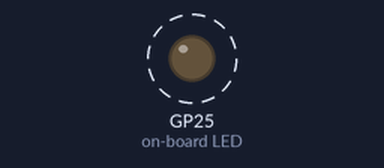
A program run on a simulated Raspberry Pi Pico running MicroPython. Shown: output pins drawn as LEDs (lit = HIGH). Dashed ring = blinking.

Above: at 0.05 s.
Timing chart, 0 to 4.7 s (numbered marks = the images above):
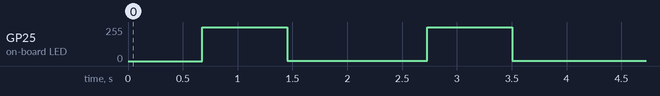

The program:

pwm_basic.py
```python
from machine import Pin, PWM; P = Pin
from utime import sleep_ms

# Define the PWM LED as the Built IN LED Pin
led = PWM(P(25))
# Set the Frequency of the Clock
led.freq(10000)
# Infinite Loop
while True:
    # Function Pointer to the Sleep function
    s = sleep_ms
    # Create the Assending Range
    r = range(1,65535,100)
    # Loop Up
    for i in r:
        led.duty_u16(i)
        s(1)
    # Wait after Ascend
    s(100)
    # Create the Desending Range
    r = range(65535,1,-100)
    # Loop Down
    for i in r:
        led.duty_u16(i)
        s(1)
    # Wait after Decend
    s(600)
```

Measured:
- by itself, GP25 (on-board LED): alternates 255/255 for 0.77 s and 1/255 for 1.3 s
